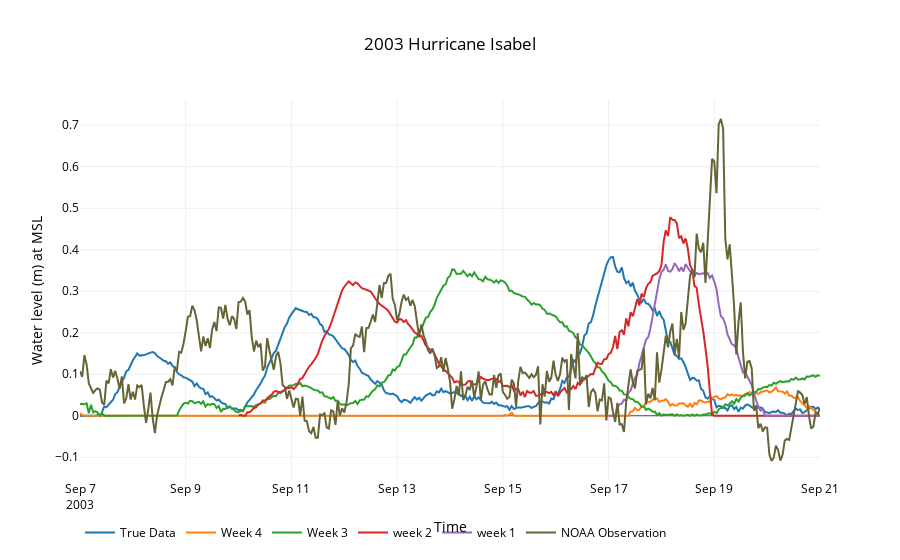

Notebook code for this chart:
### Markdown cell above
### Atlantic City, NJ

### Code cell
starts,end,noaa = '20030827','20030926','8534720'
data = utils.plot_timeseries(files,start,starts,end,noaa,name,27226)
title,x,y = '2003 Hurricane Isabel','Time','Water level (m) at MSL'
layout=utils.layout(title,x,y)
fig = go.Figure(data=data, layout=layout)
interactive = iplot(fig)
#po.plot(fig,filename=root_dir+'\\'+'atlantic_city_surge.html')
